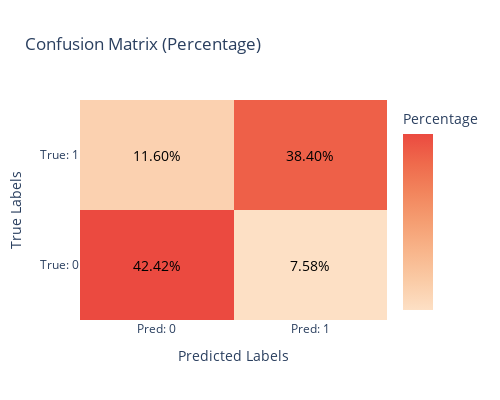

Notebook code cell kept with this figure:
### Code cell
mv = MV.Majority_Vote(som_model_path="../../models/SOM/hpc_SOM_model.pkl", vae_model_path="../../models/VAE/vae.pth", cnn_model_path="../../models/CNN/cnn.keras") 
all_data = load_csv.load_pandas()
_, val_set, test_set = load_csv.split_data(all_data)
mv.set_thresholds(val_set)
predictions = mv.predict(test_set)

performance = eval_perf.evaluate_performance(mv.cnn.y_test, predictions)

tn = performance["tn"]
fp = performance["fp"]
fn = performance["fn"]
tp = performance["tp"]

# Confusion matrix
cm = np.array([[tn, fp], [fn, tp]])

total = cm.sum()
cm_percentage = cm / total * 100

# Create a heatmap for the confusion matrix with percentages
fig = go.Figure(
    data=go.Heatmap(
        z=cm_percentage,
        x=["Pred: 0", "Pred: 1"],
        y=["True: 0", "True: 1"],
        colorscale="Peach",  # A more pleasant color palette
        colorbar=dict(title="Percentage", tickvals=[0, 100]),
        showscale=True,
    )
)

# Add titles, labels, and precision, recall, F1 score as annotation
fig.update_layout(
    title="Confusion Matrix (Percentage)",
    xaxis_title="Predicted Labels",
    yaxis_title="True Labels",
    width=500,  # Set the width of the plot
    height=400,  # Set the height of the plot
)

# Add text annotations to show percentage values in each cell
for i in range(cm_percentage.shape[0]):
    for j in range(cm_percentage.shape[1]):
        fig.add_annotation(
            x=j,
            y=i,
            text=f"{cm_percentage[i, j]:.2f}%",
            showarrow=False,
            font=dict(size=14, color="black"),
            align="center",
        )

# Show the plot
fig.show()

### Figure 1 — Plotly figure (JSON) as saved in the notebook; plotly's stock layout.template omitted (floating-point values rounded to 4 significant figures)
{"data": [{"colorbar": {"tickvals": [0, 100], "title": {"text": "Percentage"}}, "colorscale": [[0, "rgb(253, 224, 197)"], [0.1667, "rgb(250, 203, 166)"], [0.3333, "rgb(248, 181, 139)"], [0.5, "rgb(245, 158, 114)"], [0.6667, "rgb(242, 133, 93)"], [0.8333, "rgb(239, 106, 76)"], [1, "rgb(235, 74, 64)"]], "showscale": true, "type": "heatmap", "x": ["Pred: 0", "Pred: 1"], "y": ["True: 0", "True: 1"], "z": [[42.42, 7.584], [11.6, 38.4]]}], "layout": {"annotations": [{"align": "center", "font": {"color": "black", "size": 14}, "showarrow": false, "text": "42.42%", "x": 0, "y": 0}, {"align": "center", "font": {"color": "black", "size": 14}, "showarrow": false, "text": "7.58%", "x": 1, "y": 0}, {"align": "center", "font": {"color": "black", "size": 14}, "showarrow": false, "text": "11.60%", "x": 0, "y": 1}, {"align": "center", "font": {"color": "black", "size": 14}, "showarrow": false, "text": "38.40%", "x": 1, "y": 1}], "height": 400, "title": {"text": "Confusion Matrix (Percentage)"}, "width": 500, "xaxis": {"title": {"text": "Predicted Labels"}}, "yaxis": {"title": {"text": "True Labels"}}}}
